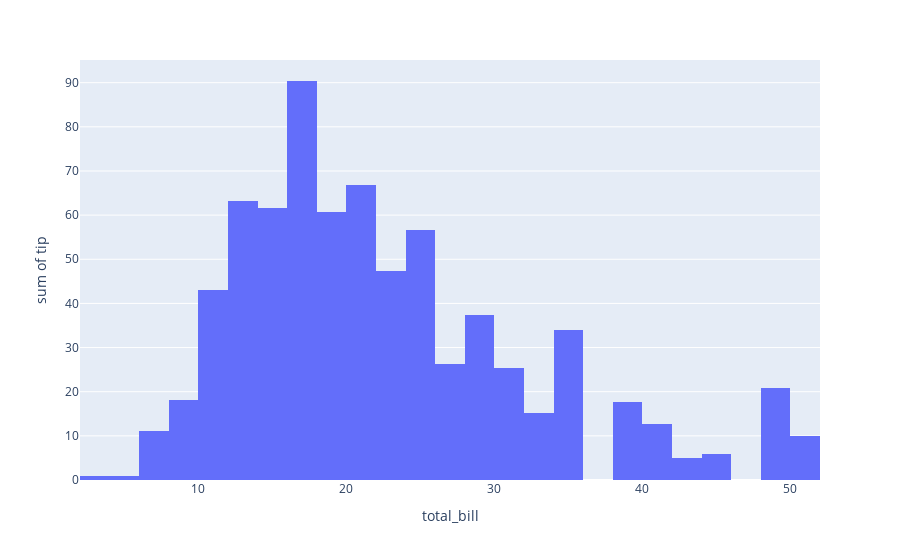

The notebook cell this image was saved under:
### Code cell
# Y in Histogram
hist = px.histogram(df, x = 'total_bill', y = 'tip')

hist.show()

### Figure 1 — Plotly figure (JSON) as saved in the notebook; plotly's stock layout.template omitted (floating-point values rounded to 4 significant figures; data arrays with more than 128 entries replaced by an {"elided": "..."} marker saying what was removed)
{"data": [{"alignmentgroup": "True", "bingroup": "x", "histfunc": "sum", "hovertemplate": "total_bill=%{x}<br>sum of tip=%{y}<extra></extra>", "legendgroup": "", "marker": {"color": "#636efa", "pattern": {"shape": ""}}, "name": "", "offsetgroup": "", "orientation": "v", "showlegend": false, "type": "histogram", "x": {"elided": "244 float values"}, "xaxis": "x", "y": {"elided": "244 float values"}, "yaxis": "y"}], "layout": {"barmode": "relative", "legend": {"tracegroupgap": 0}, "margin": {"t": 60}, "xaxis": {"anchor": "y", "domain": [0, 1], "title": {"text": "total_bill"}}, "yaxis": {"anchor": "x", "domain": [0, 1], "title": {"text": "sum of tip"}}}}
